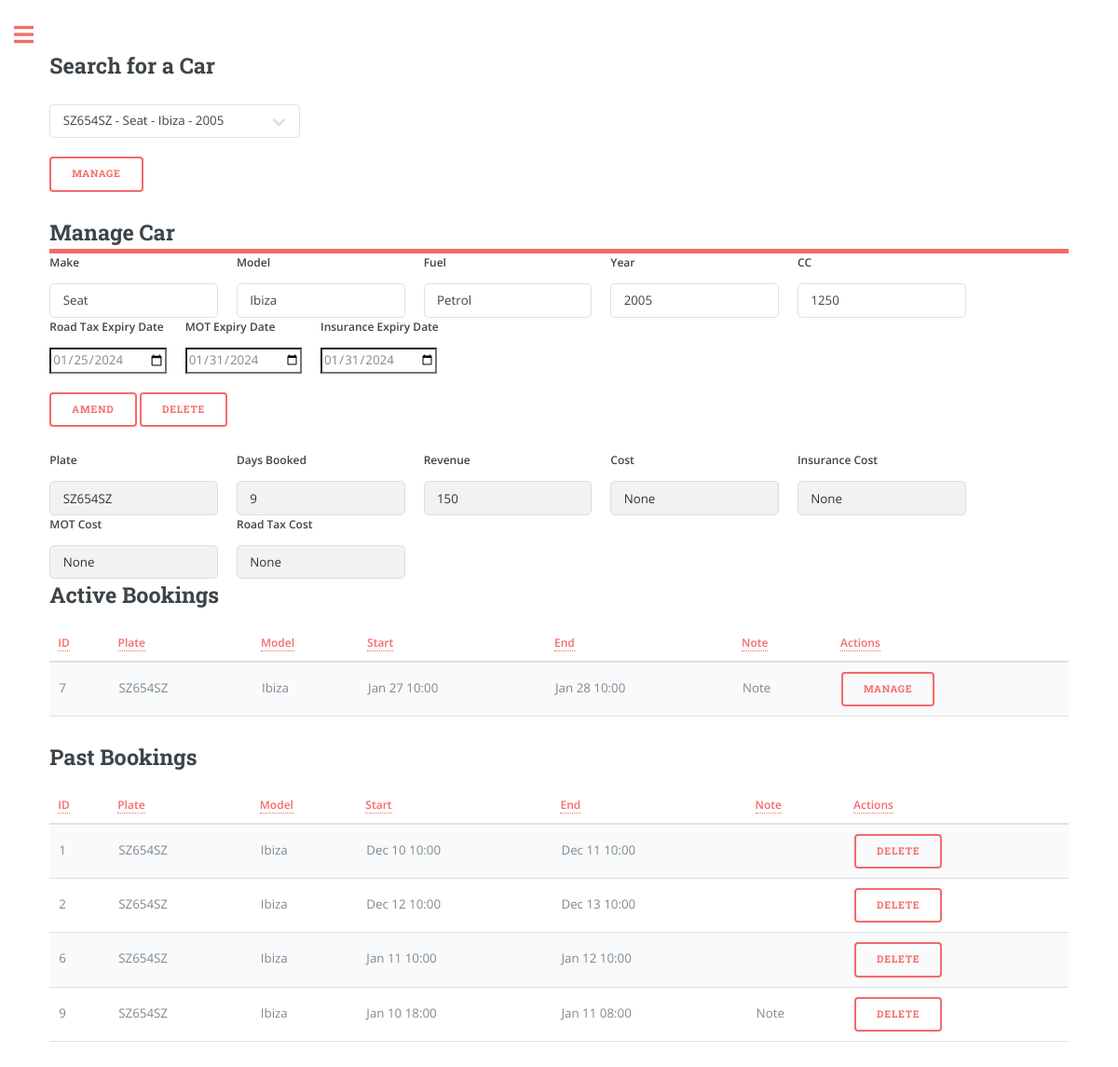
/garage_car?car_plate=SZ654SZ (signed in), run on an earlier commit of the app's database.
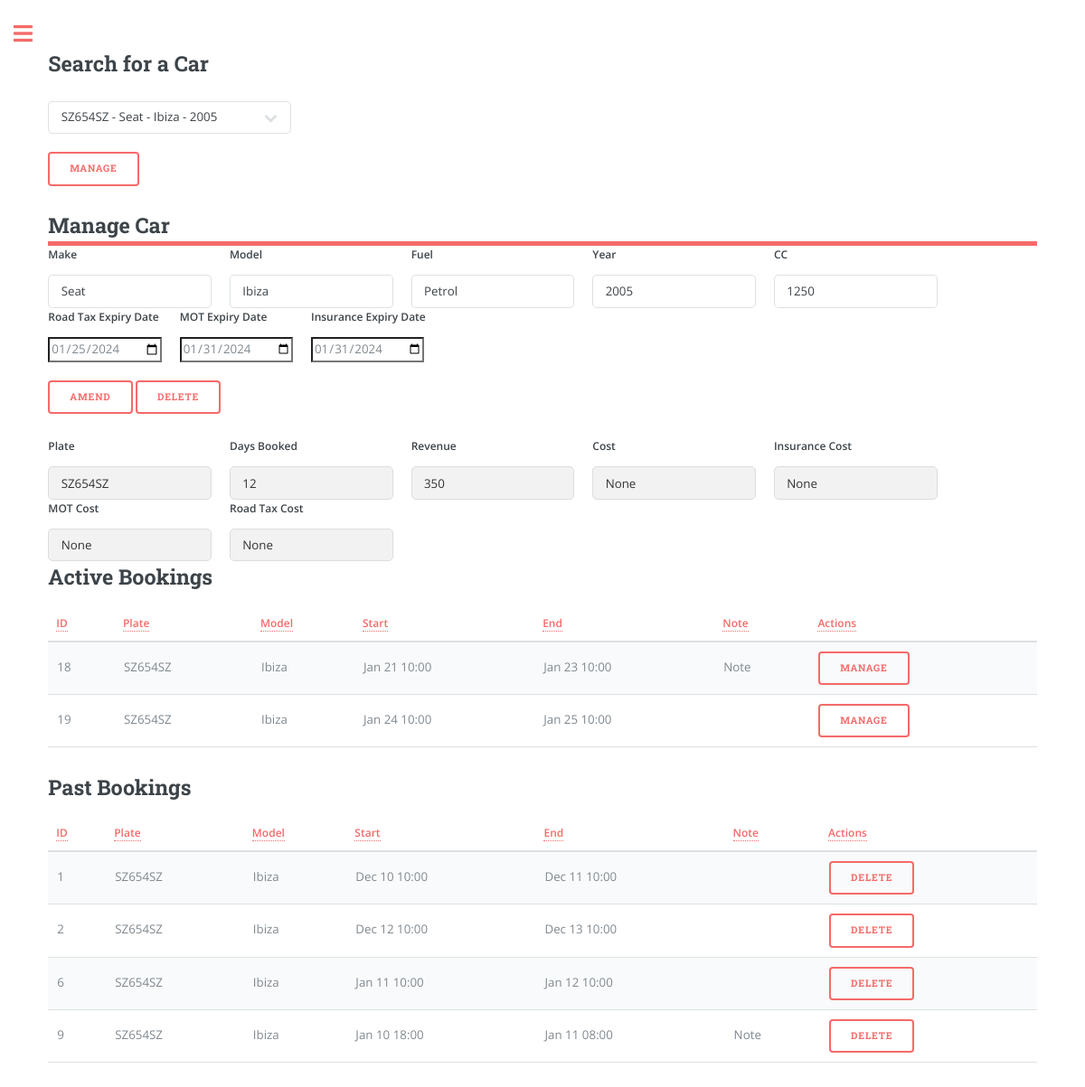
And on a later commit of the database.
### app/models.py (models this page shows, shortened)
class Car(db.Model):
    plate = db.Column(db.String(8), primary_key=True, index=True, unique=True)
    make = db.Column(db.String(15), index=True)
    model = db.Column(db.String(15), index=True)
    fuel = db.Column(db.String(8), index=True)
    year = db.Column(db.Integer, index=True)
    cc = db.Column(db.Integer, index=True)
    user_id = db.Column(db.Integer, db.ForeignKey('user.id'))
    days = db.Column(db.Integer, default=0, index=True)
    money = db.Column(db.Integer, default=0, index=True)
    car_cost = db.Column(db.Integer, default=0, index=True)
    insurance_cost = db.Column(db.Float, default=0, index=True)
    insurance_expiry_date = db.Column(db.DateTime)
    mot_cost = db.Column(db.Float, default=0, index=True)
    mot_expiry_date = db.Column(db.DateTime)
    road_tax_cost = db.Column(db.Float, default=0, index=True)
    road_tax_expiry_date = db.Column(db.DateTime)

class Booking(db.Model):
    id = db.Column(db.Integer, primary_key=True)
    start_datetime = db.Column(db.DateTime, nullable=False)
    end_datetime = db.Column(db.DateTime, nullable=False)
    car_plate = db.Column(db.String(8), db.ForeignKey('car.plate'), nullable=False)
    user_id = db.Column(db.Integer, db.ForeignKey('user.id'), nullable=False)
    note = db.Column(db.String(160))
    money = db.Column(db.Integer, default=0, index=True)
    car = db.relationship('Car', backref='bookings', lazy=True)
    contact_id = db.Column(db.Integer, db.ForeignKey('contacts.id', name='booking_contacts_id'), nullable=True)

### app/routes.py (the view, shortened to what this page needs)
@app.route('/garage_car', methods=['GET', 'POST'])
@login_required
def garage_car():
    user_cars = current_user.garage.all()
    current_datetime = datetime.utcnow()
    car_plate = request.args.get('car_plate')
    if car_plate:
                car_active_bookings = Booking.query.filter(
                    (Booking.car_plate == car_plate) &
                    (Booking.end_datetime > current_datetime)
                ).all()
                car_past_bookings = Booking.query.filter(
                    (Booking.car_plate == car_plate) &
                    (Booking.end_datetime <= current_datetime)
                ).all()
                selected_car = Car.query.filter_by(plate=car_plate).first()
                return render_template('garage_car.html', title='Car', page="garage_car", user_cars=user_cars, car_object=selected_car,
                                        active_bookings=car_active_bookings, past_bookings=car_past_bookings,
                                        user_name=current_user.username if current_user.is_authenticated else None)

### app/models.py (called while the page is built)
@login.user_loader
def load_user(id):
    return User.query.get(int(id))

### app/templates/garage_car.html (shortened to what the changed rows need)
{% extends "index.html" %}
{% block content %}
<link rel="stylesheet" href="{{ url_for('static', filename='css/custom.css') }}">
<h2>Search for a Car</h2>
<header id="header" style="padding: 0;">
    <h2>Manage Car</h2>
</header>
{% if car_object %}
  <form method="POST" action="{{ url_for('garage_car') }}" id="manageForm">
    <div class="row">
      <div class="col">
        <label for="car_make" class="form-label">Make</label>
        <input type="text" class="form-control" id="car_make" name="car_make" value="{{ car_object.make }}">
      </div>
      <div class="col">
        <label for="car_model" class="form-label">Model</label>
        <input type="text" class="form-control" id="car_model" name="car_model" value="{{ car_object.model }}">
      </div>
      <div class="col">
        <label for="car_fuel" class="form-label">Fuel</label>
        <input type="text" class="form-control" id="car_fuel" name="car_fuel" value="{{ car_object.fuel }}">
      </div>
      <div class="col">
        <label for="car_year" class="form-label">Year</label>
        <input type="text" class="form-control" id="car_year" name="car_year" value="{{ car_object.year }}">
      </div>
      <div class="col">
        <label for="car_cc" class="form-label">CC</label>
        <input type="text" class="form-control" id="car_cc" name="car_cc" value="{{ car_object.cc }}">
      </div>
    <div class="col">
      <label for="road_tax_expiry_date" class="form-label">Road Tax Expiry Date</label>
      <input type="date" class="form-control" id="road_tax_expiry_date" name="road_tax_expiry_date"
                                                            value="{{ car_object.road_tax_expiry_date.strftime('%Y-%m-%d') if car_object.road_tax_expiry_date else None }}">
    </div>
    <div class="col">
      <label for="mot_expiry_date" class="form-label">MOT Expiry Date</label>
      <input type="date" class="form-control" id="mot_expiry_date" name="mot_expiry_date" value="{{ car_object.mot_expiry_date.strftime('%Y-%m-%d') if car_object.mot_expiry_date else None }}">
    </div>
    <div class="col">
      <label for="insurance_expiry_date" class="form-label">Insurance Expiry Date</label>
      <input type="date" class="form-control" id="insurance_expiry_date" name="insurance_expiry_date" value="{{ car_object.insurance_expiry_date.strftime('%Y-%m-%d') if car_object.insurance_expiry_date else None }}">
    </div>
    </div>
    <button type="button" class="btn btn-primary" style="margin-top: 20px;" onclick="confirmAmend('car')">Amend</button>
    <button type="button" class="btn btn-primary" style="margin-top: 20px;" onclick="confirmDelete('car')">Delete</button>
  </form>
  <div class="row">
    <div class="col">
      <label for="car_plate" class="form-label">Plate</label>
      <input type="text" class="form-control" id="car_plate" name="car_plate" value="{{ car_object.plate }}" readonly>
    </div>
    <div class="col">
      <label for="days" class="form-label">Days Booked</label>
      <input type="text" class="form-control" id="days" name="days" value="{{ car_object.days }}" readonly>
    </div>
    <div class="col">
      <label for="money" class="form-label">Revenue</label>
      <input type="text" class="form-control" id="money" name="money" value="{{ car_object.money }}" readonly>
    </div>
    <div class="col">
      <label for="car_cost" class="form-label">Cost</label>
      <input type="text" class="form-control" id="car_cost" name="car_cost" value="{{ car_object.car_cost }}" readonly>
    </div>
    <div class="col">
      <label for="insurance_cost" class="form-label">Insurance Cost</label>
      <input type="text" class="form-control" id="insurance_cost" name="insurance_cost" value="{{ car_object.insurance_cost }}" readonly>
    </div>
    <div class="col">
      <label for="mot_cost" class="form-label">MOT Cost</label>
      <input type="text" class="form-control" id="mot_cost" name="mot_cost" value="{{ car_object.mot_cost }}" readonly>
    </div>
    <div class="col">
      <label for="road_tax_cost" class="form-label">Road Tax Cost</label>
      <input type="text" class="form-control" id="road_tax_cost" name="road_tax_cost" value="{{ car_object.road_tax_cost }}" readonly>
    </div>
</div>
<h2>Active Bookings</h2>
<form action="{{ url_for('bookings_manage') }}" method="POST">
<table class="table" id="bookingTable">
  <thead>
    <tr>
      <th scope="col"><a href="#" class="sort-link" data-sort="id">ID</a></th>
      <th scope="col"><a href="#" class="sort-link" data-sort="plate">Plate</a></th>
      <th scope="col"><a href="#" class="sort-link" data-sort="model">Model</a></th>
      <th scope="col"><a href="#" class="sort-link" data-sort="start_datetime">Start</a></th>
      <th scope="col"><a href="#" class="sort-link" data-sort="end_datetime">End</a></th>
      <th scope="col"><a href="#" class="sort-link" data-sort="note">Note</a></th>
      <th scope="col"><a>Actions</a></th>
    </tr>
  </thead>
  <tbody>
    {% for booking in active_bookings %}
    <tr>
        <td data-sort="id">{{ booking.id }}</td>
        <td data-sort="plate">{{ booking.car.plate }}</td>
        <td data-sort="model">{{ booking.car.model }}</td>
        <td data-sort="start_datetime">{{ booking.start_datetime.strftime("%b %d %H:%M") }}</td>
        <td data-sort="end_datetime">{{ booking.end_datetime.strftime("%b %d %H:%M") }}</td>
        <td data-sort="note">
          {% if booking.note %}
          <span class="note-tooltip">
              Note
          </span>
      {% endif %}
        </td>
        <td>
            <button type="submit" class="btn btn-danger" name="manage_booking" value="{{ booking.id }}">Manage</button>
      </td>
    </tr>
    {% endfor %}
</tbody>
</table>
</form>
<h2>Past Bookings</h2>
<form action="{{ url_for('bookings_history') }}" method="POST" onsubmit="return confirm('Are you sure you want to delete this booking?');">
<table class="table" id="bookingTable">
  <thead>
    <tr>
      <th scope="col"><a href="#" class="sort-link" data-sort="id">ID</a></th>
      <th scope="col"><a href="#" class="sort-link" data-sort="plate">Plate</a></th>
      <th scope="col"><a href="#" class="sort-link" data-sort="model">Model</a></th>
      <th scope="col"><a href="#" class="sort-link" data-sort="start_datetime">Start</a></th>
      <th scope="col"><a href="#" class="sort-link" data-sort="end_datetime">End</a></th>
      <th scope="col"><a href="#" class="sort-link" data-sort="note">Note</a></th>
      <th scope="col"><a>Actions</a></th>
    </tr>
  </thead>
  <tbody>
    {% for booking in past_bookings %}
    <tr>
        <td data-sort="id">{{ booking.id }}</td>
        <td data-sort="plate">{{ booking.car.plate }}</td>
        <td data-sort="model">{{ booking.car.model }}</td>
        <td data-sort="start_datetime">{{ booking.start_datetime.strftime("%b %d %H:%M") }}</td>
        <td data-sort="end_datetime">{{ booking.end_datetime.strftime("%b %d %H:%M") }}</td>
        <td data-sort="note">
          {% if booking.note %}
          <span class="note-tooltip">
              Note
          </span>
      {% endif %}
        </td>
        <td>
            <button type="submit" class="btn btn-danger" name="delete_car" value="{{ booking.id }}">Delete</button>
      </td>
    </tr>
    {% endfor %}
</tbody>
</table>
</form>
{% endif %}
{% endblock %}

What changed in the data, as far as the page shows it:
removed Booking: id "7", car.plate "SZ654SZ", car.model "Ibiza", start_datetime "Jan 27 10:00", end_datetime "Jan 28 10:00", shown under "Active Bookings"
changed Car "Seat": days "9" → "12"; money "150" → "350"
added Booking: id "18", car.plate "SZ654SZ", car.model "Ibiza", start_datetime "Jan 21 10:00", end_datetime "Jan 23 10:00", shown under "Active Bookings"
added Booking: id "19", car.plate "SZ654SZ", car.model "Ibiza", start_datetime "Jan 24 10:00", end_datetime "Jan 25 10:00", shown under "Active Bookings"
